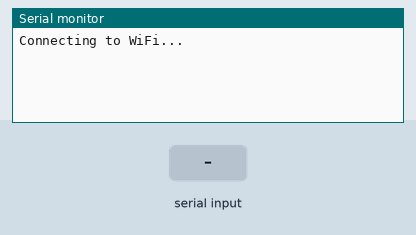
The program below on a simulated ESP32-S3. Parts: the last lines printed to the serial monitor. The inputs (shaded band) are chosen by the test bench. WiFi joins after 1.5 s; servers stay silent unless stated; I2S audio is not simulated (input reads silence); uploads are accepted with an empty reply.

Above: at 1.2 s.
1.3 s: "1" received over Serial
At 2.1 s:
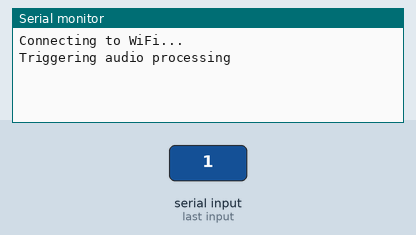
At 7.7 s:
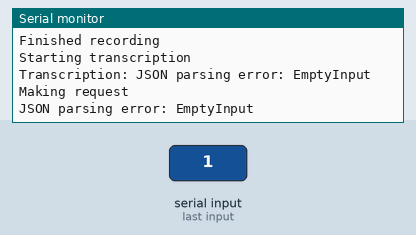

The program:

main.cpp
```cpp
#include "core/task_manager.h"
#include <Arduino.h>

void setup()
{
  Serial.begin(115200);
  TaskManager::initialize();
  TaskManager::startBackgroundTasks();
}

void loop()
{
  if (Serial.available())
  {
    while (Serial.available())
      Serial.read();

    Serial.println("Triggering audio processing");
    TaskManager::triggerAudioProcessing();
  }

  vTaskDelay(pdMS_TO_TICKS(10));
}
```

task_manager.cpp
```cpp
#include "task_manager.h"
#include "core/wifi/wifi_manager.h"
#include "features/ai/openai_client.h"
#include "features/audio/audio_service.h"
#include <Arduino.h>

// Initialize static members
TaskHandle_t TaskManager::wifiMonitorTaskHandle = nullptr;
TaskHandle_t TaskManager::audioTaskHandle = nullptr;
TaskHandle_t TaskManager::aiTaskHandle = nullptr;

QueueHandle_t TaskManager::recordQueue = nullptr;
QueueHandle_t TaskManager::transcriptQueue = nullptr;
SemaphoreHandle_t TaskManager::processingMutex = nullptr;

void TaskManager::initialize()
{
    recordQueue = xQueueCreate(1, sizeof(bool));
    transcriptQueue = xQueueCreate(1, sizeof(bool));
    processingMutex = xSemaphoreCreateMutex();

    // Initialize services
    AudioService::setup();
    WiFiManager::connect();
}

void TaskManager::startBackgroundTasks()
{
    // Create background tasks
    xTaskCreatePinnedToCore(
        wifiMonitorTask,
        "WiFiMonitor",
        2048,
        nullptr,
        1,
        &wifiMonitorTaskHandle,
        0);

    xTaskCreatePinnedToCore(
        audioTask,
        "AudioProcessor",
        8192,
        nullptr,
        2,
        &audioTaskHandle,
        1);

    xTaskCreatePinnedToCore(
        aiTask,
        "AIProcessor",
        8192,
        nullptr,
        2,
        &aiTaskHandle,
        1);
}

void TaskManager::triggerAudioProcessing()
{
    bool trigger = true;
    xQueueSend(recordQueue, &trigger, portMAX_DELAY);
}

void TaskManager::wifiMonitorTask(void *parameter)
{
    while (true)
    {
        WiFiManager::isConnected();
        vTaskDelay(pdMS_TO_TICKS(5000));
    }
}

void TaskManager::audioTask(void *parameter)
{
    bool trigger;
    while (true)
    {
        if (xQueueReceive(recordQueue, &trigger, portMAX_DELAY) == pdTRUE)
        {
            if (xSemaphoreTake(processingMutex, portMAX_DELAY) == pdTRUE)
            {
                AudioService::record();
                Serial.println("Finished recording");
                xQueueSend(transcriptQueue, &trigger, portMAX_DELAY);
                xSemaphoreGive(processingMutex);
            }
        }
        vTaskDelay(pdMS_TO_TICKS(10));
    }
}

void TaskManager::aiTask(void *parameter)
{
    bool trigger;
    while (true)
    {
        if (xQueueReceive(transcriptQueue, &trigger, portMAX_DELAY) == pdTRUE)
        {
            if (xSemaphoreTake(processingMutex, portMAX_DELAY) == pdTRUE)
            {
                Serial.println("Starting transcription");
                String transcription = OpenAIClient::transcribeAudio(
                    AudioService::getBuffer(),
                    AudioService::getBufferSize());

                Serial.println("Transcription: " + transcription);

                Serial.println("Making request");
                String response = OpenAIClient::makeRequest(transcription);
                Serial.println(response);
                xSemaphoreGive(processingMutex);
            }
        }
        vTaskDelay(pdMS_TO_TICKS(10));
    }
}
```

task_manager.h
```cpp
#ifndef TASK_MANAGER_H
#define TASK_MANAGER_H

#include <freertos/FreeRTOS.h>
#include <freertos/queue.h>
#include <freertos/semphr.h>
#include <freertos/task.h>

class TaskManager
{
public:
    static void initialize();
    static void startBackgroundTasks();
    static void triggerAudioProcessing();

private:
    static TaskHandle_t wifiMonitorTaskHandle;
    static TaskHandle_t audioTaskHandle;
    static TaskHandle_t aiTaskHandle;

    static QueueHandle_t recordQueue;
    static QueueHandle_t transcriptQueue;
    static SemaphoreHandle_t processingMutex;

    static void wifiMonitorTask(void *parameter);
    static void audioTask(void *parameter);
    static void aiTask(void *parameter);
};

#endif // TASK_MANAGER_H
```

wifi_manager.cpp
```cpp
#include "wifi_manager.h"
#include <Arduino.h>

void WiFiManager::connect()
{
    Serial.println("Connecting to WiFi...");
    WiFi.begin(WIFI_SSID, WIFI_PASSWORD);
}

bool WiFiManager::isConnected()
{
    bool connected = WiFi.status() == WL_CONNECTED;
    return connected;
}
```

wifi_manager.h
```cpp
#ifndef WIFI_MANAGER_H
#define WIFI_MANAGER_H

#include <WiFi.h>

class WiFiManager
{
public:
    static void connect();
    static bool isConnected();
};

#endif // WIFI_MANAGER_H
```

multipart_form_builder.cpp
```cpp
#include "features/audio/audio_conversion_service.h"
#include "openai_client.h"

MultipartFormBuilder::FormData MultipartFormBuilder::createAudioForm(const int16_t *audioBuffer, size_t bufferSize)
{
    FormData form;
    form.boundary = "AudioBoundary";
    form.contentType = "multipart/form-data; boundary=" + form.boundary;

    // Calculate form parts
    String head = "--" + form.boundary + "\r\n";
    head += "Content-Disposition: form-data; name=\"file\"; filename=\"audio.wav\"\r\n";
    head += "Content-Type: audio/wav\r\n\r\n";

    String tail = "\r\n--" + form.boundary + "\r\n";
    tail += "Content-Disposition: form-data; name=\"model\"\r\n\r\n";
    tail += "whisper-1\r\n";
    tail += "--" + form.boundary + "--\r\n";

    // Create WAV header
    uint8_t wavHeader[44];
    AudioConversionService::createWavHeader(wavHeader, bufferSize * 2);

    // Calculate total size and allocate memory
    form.totalLength = head.length() + 44 + (bufferSize * 2) + tail.length();
    form.payload = std::unique_ptr<uint8_t[]>(new uint8_t[form.totalLength]);

    // Build payload
    size_t pos = 0;
    memcpy(form.payload.get() + pos, head.c_str(), head.length());
    pos += head.length();
    memcpy(form.payload.get() + pos, wavHeader, 44);
    pos += 44;
    memcpy(form.payload.get() + pos, audioBuffer, bufferSize * 2);
    pos += bufferSize * 2;
    memcpy(form.payload.get() + pos, tail.c_str(), tail.length());

    return form;
}
```

openai_client.cpp
```cpp
#include "openai_client.h"
#include <ArduinoJson.h>
#include <HTTPClient.h>

String OpenAIClient::makeRequest(const String &userInput)
{
    HTTPClient http;
    http.setTimeout(10000);
    http.begin(String(OPENAI_ENDPOINT) + "chat/completions");
    http.addHeader("Content-Type", "application/json");
    http.addHeader("Authorization", String("Bearer ") + OPENAI_API_KEY);

    String jsonPayload = createRequestPayload(userInput);
    int httpCode = http.POST(jsonPayload);
    String response = handleApiResponse(httpCode, http.getString());

    http.end();
    return response;
}

String OpenAIClient::transcribeAudio(const int16_t *audioBuffer, size_t bufferSize)
{
    if (!audioBuffer || bufferSize == 0)
    {
        return "Invalid audio data";
    }

    HTTPClient http;
    http.setTimeout(30000);
    http.begin(String(OPENAI_ENDPOINT) + "audio/transcriptions");
    http.addHeader("Authorization", String("Bearer ") + OPENAI_API_KEY);

    auto formData = MultipartFormBuilder::createAudioForm(audioBuffer, bufferSize);
    http.addHeader("Content-Type", formData.contentType);
    http.addHeader("Content-Length", String(formData.totalLength));

    int httpCode = http.POST(formData.payload.get(), formData.totalLength);
    String response = handleApiResponse(httpCode, http.getString());

    http.end();
    return response;
}

String OpenAIClient::handleApiResponse(int httpCode, const String &response)
{
    if (httpCode <= 0)
    {
        return "HTTP Error: " + String(httpCode);
    }

    JsonDocument doc;
    DeserializationError error = deserializeJson(doc, response);

    if (error)
    {
        return "JSON parsing error: " + String(error.c_str());
    }

    if (doc["error"].is<JsonObject>())
    {
        return "API Error: " + doc["error"]["message"].as<String>();
    }

    // Handle chat completion response
    if (doc["choices"].is<JsonArray>())
    {
        return doc["choices"][0]["message"]["content"].as<String>();
    }

    // Handle transcription response
    if (doc["text"].is<const char *>())
    {
        return doc["text"].as<String>();
    }

    return "Unknown response format";
}

String OpenAIClient::createRequestPayload(const String &userInput)
{
    JsonDocument doc;
    doc["model"] = OPENAI_MODEL;
    doc["temperature"] = 0.7;

    JsonArray messages = doc["messages"].to<JsonArray>();
    JsonObject userMessage = messages.add<JsonObject>();
    userMessage["role"] = "user";
    userMessage["content"] = userInput;

    String jsonPayload;
    serializeJson(doc, jsonPayload);
    return jsonPayload;
}
```

openai_client.h
```cpp
#pragma once

#include "features/audio/audio_service.h"
#include <Arduino.h>
#include <memory>

class MultipartFormBuilder
{
public:
    struct FormData
    {
        String boundary;
        String contentType;
        std::unique_ptr<uint8_t[]> payload;
        size_t totalLength;
    };

    static FormData createAudioForm(const int16_t *audioBuffer, size_t bufferSize);
};

class OpenAIClient
{
public:
    static String makeRequest(const String &userInput);
    static String transcribeAudio(const int16_t *audioBuffer, size_t bufferSize);

private:
    static String handleApiResponse(int httpCode, const String &response);
    static String createRequestPayload(const String &userInput);
    static String extractMessageFromResponse(const String &response);
    static void createWavHeader(uint8_t *header, int dataSize);
};
```

audio_conversion_service.cpp
```cpp
#include "audio_conversion_service.h"
#include "audio_service.h"

void AudioConversionService::createWavHeader(uint8_t *header, int dataSize)
{
    // RIFF chunk
    header[0] = 'R';
    header[1] = 'I';
    header[2] = 'F';
    header[3] = 'F';
    *(uint32_t *)(header + 4) = 36 + dataSize;
    header[8] = 'W';
    header[9] = 'A';
    header[10] = 'V';
    header[11] = 'E';

    // fmt chunk
    header[12] = 'f';
    header[13] = 'm';
    header[14] = 't';
    header[15] = ' ';
    *(uint32_t *)(header + 16) = 16;
    *(uint16_t *)(header + 20) = 1;               // PCM
    *(uint16_t *)(header + 22) = 1;               // Mono
    *(uint32_t *)(header + 24) = SAMPLE_RATE;     // Sample rate
    *(uint32_t *)(header + 28) = SAMPLE_RATE * 2; // Byte rate
    *(uint16_t *)(header + 32) = 2;               // Block align
    *(uint16_t *)(header + 34) = 16;              // Bits per sample

    // data chunk
    header[36] = 'd';
    header[37] = 'a';
    header[38] = 't';
    header[39] = 'a';
    *(uint32_t *)(header + 40) = dataSize;
}
```

audio_conversion_service.h
```cpp
#ifndef AUDIO_CONVERSION_SERVICE_H
#define AUDIO_CONVERSION_SERVICE_H

#include <cstddef>
#include <cstdint>

class AudioConversionService
{
public:
    static void createWavHeader(uint8_t *header, int dataSize);
};

#endif // AUDIO_CONVERSION_SERVICE_H
```

audio_service.cpp
```cpp
#include "audio_service.h"

int16_t *AudioService::audioBuffer = nullptr;
size_t AudioService::audioBufferIndex = 0;
int16_t AudioService::tempBuffer[1024];

void AudioService::setup()
{
    // Allocate buffer
    audioBuffer = (int16_t *)malloc(AUDIO_BUFFER_SIZE);
    if (!audioBuffer)
    {
        Serial.println("Failed to allocate audio buffer");
    }

    configureI2S();
}

bool AudioService::configureI2S()
{
    i2s_config_t i2s_config = {
        .mode = (i2s_mode_t)(I2S_MODE_MASTER | I2S_MODE_RX),
        .sample_rate = SAMPLE_RATE,
        .bits_per_sample = I2S_BITS_PER_SAMPLE_16BIT,
        .channel_format = I2S_CHANNEL_FMT_ONLY_LEFT,
        .communication_format = I2S_COMM_FORMAT_STAND_I2S,
        .intr_alloc_flags = ESP_INTR_FLAG_LEVEL1,
        .dma_buf_count = 4,
        .dma_buf_len = 1024,
        .use_apll = false,
        .tx_desc_auto_clear = false,
        .fixed_mclk = 0};

    i2s_pin_config_t pin_config = {
        .mck_io_num = I2S_PIN_NO_CHANGE,
        .bck_io_num = I2S_SCK_PIN,
        .ws_io_num = I2S_WS_PIN,
        .data_out_num = I2S_PIN_NO_CHANGE,
        .data_in_num = I2S_SD_PIN};

    if (i2s_driver_install(I2S_PORT, &i2s_config, 0, NULL) != ESP_OK)
    {
        return false;
    }

    if (i2s_set_pin(I2S_PORT, &pin_config) != ESP_OK)
    {
        i2s_driver_uninstall(I2S_PORT);
        return false;
    }

    return true;
}

void AudioService::record()
{
    if (!audioBuffer)
        return;

    audioBufferIndex = 0;
    unsigned long startTime = millis();

    // Record for 5 seconds
    while ((millis() - startTime) < RECORD_TIME)
    {
        size_t bytesIn = 0;
        if (i2s_read(I2S_PORT, &tempBuffer, CHUNK_SIZE, &bytesIn, portMAX_DELAY) == ESP_OK)
        {
            size_t samples = bytesIn / 2;
            if (audioBufferIndex + samples <= (AUDIO_BUFFER_SIZE / 2))
            {
                memcpy(&audioBuffer[audioBufferIndex], tempBuffer, bytesIn);
                audioBufferIndex += samples;
            }
        }
        yield();
    }
}

const int16_t *AudioService::getBuffer()
{
    return audioBuffer;
}

size_t AudioService::getBufferSize()
{
    return audioBufferIndex;
}
```

audio_service.h
```cpp
#ifndef AUDIO_SERVICE_H
#define AUDIO_SERVICE_H

#include <Arduino.h>
#include <driver/i2s.h>

// Core configuration
#define SAMPLE_RATE 32000
#define RECORD_TIME 5000 // 8 seconds recording
#define BYTES_PER_SAMPLE 2
#define AUDIO_BUFFER_SIZE ((SAMPLE_RATE * RECORD_TIME / 1000) * BYTES_PER_SAMPLE)

// I2S pins
#define I2S_PORT I2S_NUM_0
#define I2S_SCK_PIN 12
#define I2S_WS_PIN 13
#define I2S_SD_PIN 1

class AudioService
{
public:
    static void setup();
    static void record();
    static const int16_t *getBuffer();
    static size_t getBufferSize();

private:
    static bool configureI2S();
    static int16_t *audioBuffer;
    static size_t audioBufferIndex;
    static const size_t CHUNK_SIZE = 1024;
    static int16_t tempBuffer[1024];
};

#endif // AUDIO_SERVICE_H
```

led_manager.cpp
```cpp
#include "led_manager.h"
#include <Adafruit_NeoPixel.h>
#include <atomic>

#define NUM_PIXELS 1 // Single WS2812 LED

Adafruit_NeoPixel ledStrip(NUM_PIXELS, LED_PIN, NEO_GRB + NEO_KHZ800);

void LEDManager::initialize()
{
    ledStrip.begin();
    ledStrip.show(); // Turn off all LEDs initially
}

void LEDManager::setRequestInProgress(bool inProgress)
{
    if (inProgress)
    {
        ledStrip.setPixelColor(0, ledStrip.Color(0, 0, 255)); // Blue for in progress
    }
    else
    {
        ledStrip.setPixelColor(0, ledStrip.Color(0, 255, 0)); // Green
    }

    ledStrip.show();
}

void LEDManager::setConnectionStatus(bool connected)
{
    if (connected)
    {
        ledStrip.setPixelColor(0, ledStrip.Color(0, 255, 0)); // Green for connected
    }
    else
    {
        ledStrip.setPixelColor(0, ledStrip.Color(255, 0, 0)); // Red for disconnected
    }

    ledStrip.show();
}
```

led_manager.h
```cpp
#ifndef LED_MANAGER_H
#define LED_MANAGER_H

#include <Arduino.h>

#define LED_PIN 21

class LEDManager
{
public:
    static void initialize();
    static void setConnectionStatus(bool connected);
    static void setRequestInProgress(bool inProgress);
};

#endif // LED_MANAGER_H
```

Measured:
- after the input at 1.3 s, the serial monitor: prints a new line at once (image 1)
